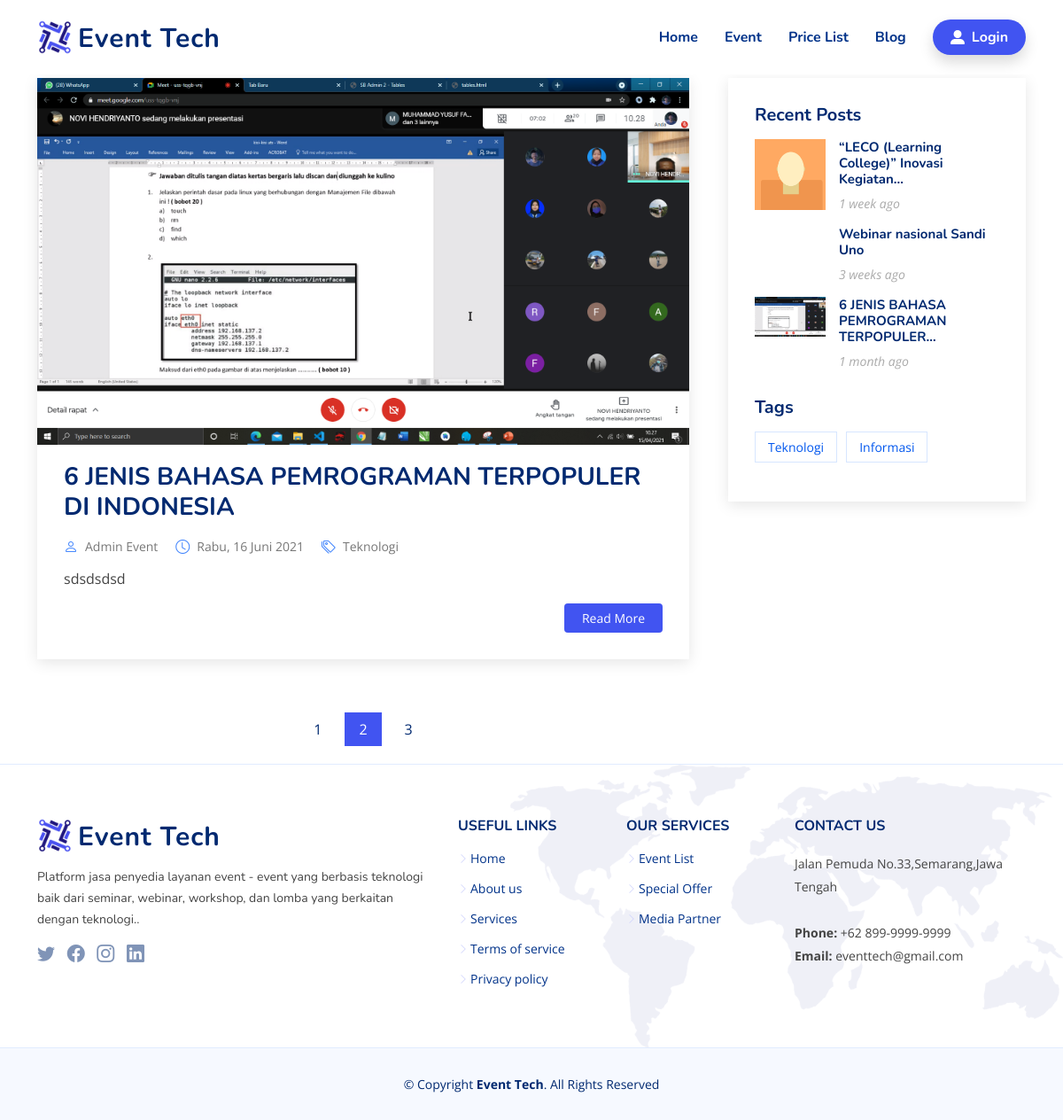
The app's page /website/detail_tag/Teknologi with its own data.
### tables this page shows
CREATE TABLE `blog` (
  `id` int(11) NOT NULL,
  `tag_id` int(11) NOT NULL,
  `judul` varchar(200) NOT NULL,
  `author` int(11) NOT NULL,
  `slug` varchar(200) NOT NULL,
  `deskripsi` mediumtext NOT NULL,
  `date_created` int(11) NOT NULL,
  `tgl_blog` timestamp NOT NULL DEFAULT current_timestamp() ON UPDATE current_timestamp(),
  `gambar` varchar(128) NOT NULL
);

CREATE TABLE `user` (
  `id` int(11) NOT NULL,
  `name` varchar(128) NOT NULL,
  `email` varchar(128) NOT NULL,
  `telephone` varchar(15) DEFAULT NULL,
  `image` varchar(128) NOT NULL,
  `password` varchar(256) NOT NULL,
  `role_id` int(11) NOT NULL,
  `is_active` int(1) NOT NULL,
  `date_created` int(11) NOT NULL
);

CREATE TABLE `tags` (
  `id` int(11) NOT NULL,
  `tags_name` varchar(100) NOT NULL
);

### application/modules/website/controllers/Website.php (called while the page is built, shortened)
<?php
class Website extends CI_Controller
{
  public function __construct()
  {
    $this->load->model('M_Website', 'website');
  }
  public function detail_tag($id)
  {
    $data['title'] = "Event Tech";
    $data['user'] = $this->db->get_where('user', ['email' =>
    $this->session->userdata('email')])->row_array();
    $data['tags'] = $this->website->getAlltagsBlog()->result_array();
    $data['tagsId'] = $this->website->getTagsId($id);
    $data['recents'] = $this->website->getAllRecentBlog()->result_array();
    $data['detailblog'] = $this->website->getBlogId($id);
    $this->load->view('templates/webs/header', $data);
    $this->load->view('tag_detail');
    $this->load->view('templates/webs/footer');
  }
}

### index.php (called while the page is built, shortened)
<?php
require_once BASEPATH.'core/CodeIgniter.php';

### application/modules/website/models/M_Website.php (called while the page is built, shortened)
<?php
class M_Website extends CI_Model
{
  public function getAllRecentBlog()
  {
    $this->db->select('blog.*, tags.tags_name,user.*');
    $this->db->from('blog');
    $this->db->join('tags', 'blog.tag_id = tags.id');
    $this->db->join('user', 'blog.author = user.id');
    $this->db->order_by('blog.id', 'desc');
    $this->db->limit('3');
    return $this->db->get();
  }
  public function getAlltagsBlog()
  {
    return $this->db->get('tags');
  }
  public function getBlogId($id)
  {
    $this->db->select('blog.*, tags.tags_name,user.*');
    $this->db->from('blog');
    $this->db->join('tags', 'blog.tag_id = tags.id');
    $this->db->join('user', 'blog.author = user.id');
    $this->db->order_by('blog.id', 'desc');
    $this->db->where('blog.slug', $id);
    return $this->db->get()->row_array();
  }
  public function getTagsId($id)
  {
    $this->db->select('blog.*, tags.tags_name,user.*');
    $this->db->from('blog');
    $this->db->join('tags', 'blog.tag_id = tags.id');
    $this->db->join('user', 'blog.author = user.id');
    $this->db->order_by('blog.id', 'desc');
    $this->db->where('tags.tags_name', $id);
    return $this->db->get()->result_array();
  }
}

### application/helpers/eventtech_helper.php (called while the page is built, shortened)
<?php
if (!function_exists('time_ago')) {
    function time_ago($time)
    {
        $periods = array("second", "minute", "hour", "day", "week", "month", "year", "decade");
        $lengths = array("60", "60", "24", "7", "4.35", "12", "10");
        $now = time();
        $difference     = $now - $time;
        for ($j = 0; $difference >= $lengths[$j] && $j < count($lengths) - 1; $j++) {
            $difference /= $lengths[$j];
        }
        $difference = round($difference);
        if ($difference != 1) {
            $periods[$j] .= "s";
        }
        return "$difference $periods[$j] ago ";
    }
}
if (!function_exists('format_indo')) {
    function format_indo($date)
    {
        $Hari = array("Minggu", "Senin", "Selasa", "Rabu", "Kamis", "Jumat", "Sabtu");
        $Bulan = array("Januari", "Februari", "Maret", "April", "Mei", "Juni", "Juli", "Agustus", "September", "Oktober", "November", "Desember");
        $tahun = substr($date, 0, 4);
        $bulan = substr($date, 5, 2);
        $tgl = substr($date, 8, 2);
        $hari = date("w", strtotime($date));
        $result = $Hari[$hari] . ", " . $tgl . " " . $Bulan[(int)$bulan - 1] . " " . $tahun . " ";
        return $result;
    }
}

### application/modules/website/views/tag_detail.php (the view)
<main id="main">
  <section id="blog" class="blog mt-5">
    <div class="container" data-aos="fade-up">
      <div class="row">
        <div class="col-lg-8 entries">
          <?php foreach ($tagsId as $b) : ?>
            <article class="entry">
              <div class="entry-img">
                <img src="<?= base_url('assets/images/blog/' . $b['gambar']) ?>" alt="" class="img-fluid">
              </div>
              <h2 class="entry-title">
                <a href="<?= base_url('website/detail_blog/' . $b['id']) ?>"><?= $b['judul'] ?></a>
              </h2>
              <div class="entry-meta">
                <ul>
                  <li class="d-flex align-items-center"><i class="bi bi-person"></i> <a href="blog-single.html"><?= $b['name'] ?></a></li>
                  <li class="d-flex align-items-center"><i class="bi bi-clock"></i> <a href="blog-single.html">
                      <?php
                      $time = $b['tgl_blog'];
                      echo format_indo($time);
                      ?></a>
                  </li>
                  <li class="d-flex align-items-center"><i class="bi bi-tags"></i><a href="#"><?= $b['tags_name'] ?></a></li>
                </ul>
              </div>
              <div class="entry-content">
                <p>
                  <?= word_limiter($b['deskripsi'], 25)  ?>
                </p>
                <div class="read-more">
                  <a href="<?= base_url('website/detail_blog/' . $b['slug']) ?>">Read More</a>
                </div>
              </div>
            </article>
          <?php endforeach; ?>
          <div class="blog-pagination">
            <ul class="justify-content-center">
              <li><a href="#">1</a></li>
              <li class="active"><a href="#">2</a></li>
              <li><a href="#">3</a></li>
            </ul>
          </div>
        </div>
        <div class="col-lg-4">
          <div class="sidebar">
            <h3 class="sidebar-title">Recent Posts</h3>
            <div class="sidebar-item recent-posts">
              <?php foreach ($recents as $r) : ?>
                <div class="post-item clearfix">
                  <img src="<?= base_url('assets/images/blog/' . $r['gambar']) ?>" alt="">
                  <h4><a href="<?= base_url('website/detail_blog/' . $r['slug']) ?>"><?= word_limiter($r['judul'], 5)  ?></a></h4>
                  <time datetime="2020-01-01"> <?php
                                                $time = $r['tgl_blog'];
                                                echo time_ago(strtotime($time));
                                                ?></time>
                </div>
              <?php endforeach; ?>
            </div>
            <h3 class="sidebar-title">Tags</h3>
            <div class="sidebar-item tags">
              <ul>
                <?php foreach ($tags as $ta) : ?>
                  <li><a href="<?= base_url('website/detail_tag/' . $ta['tags_name']) ?>"><?= $ta['tags_name'] ?></a></li>
                <?php endforeach; ?>
              </ul>
            </div>
          </div>
        </div>
      </div>
    </div>
  </section>
</main>

### assets/website/css/style.css (style rules this page uses)
:root { scroll-behavior: smooth; }
body { font-family: "Open Sans", sans-serif; color: #444444; }
a { color: #4154f1; text-decoration: none; }
h1, h2, h3, h4, h5, h6 { font-family: "Nunito", sans-serif; }
section { padding: 60px 0; overflow: hidden; }
.blog { padding: 40px 0 20px 0; }
.blog .entry { padding: 30px; margin-bottom: 60px; box-shadow: 0 4px 16px rgba(0, 0, 0, 0.1); }
.blog .entry .entry-img { max-height: 440px; margin: -30px -30px 20px -30px; overflow: hidden; }
.blog .entry .entry-title { font-size: 28px; font-weight: bold; padding: 0; margin: 0 0 20px 0; }
.blog .entry .entry-title a { color: #012970; transition: 0.3s; }
.blog .entry .entry-meta { margin-bottom: 15px; color: #4084fd; }
.blog .entry .entry-meta ul { display: flex; flex-wrap: wrap; list-style: none; align-items: center; padding: 0; margin: 0; }
.blog .entry .entry-meta ul li + li { padding-left: 20px; }
.blog .entry .entry-meta i { font-size: 16px; margin-right: 8px; line-height: 0; }
.blog .entry .entry-meta a { color: #777777; font-size: 14px; display: inline-block; line-height: 1; }
.blog .entry .entry-content p { line-height: 24px; }
.blog .entry .entry-content .read-more { -moz-text-align-last: right; text-align-last: right; }
.blog .entry .entry-content .read-more a { display: inline-block; background: #4154f1; color: #fff; padding: 6px 20px; transition: 0.3s; font-size: 14px; border-radius: 4px; }
.blog .blog-pagination { color: #024ed5; }
.blog .blog-pagination ul { display: flex; padding: 0; margin: 0; list-style: none; }
.blog .blog-pagination li { margin: 0 5px; transition: 0.3s; }
.blog .blog-pagination li a { color: #012970; padding: 7px 16px; display: flex; align-items: center; justify-content: center; }
.blog .blog-pagination li.active, .blog .blog-pagination li:hover { background: #4154f1; }
.blog .blog-pagination li.active a, .blog .blog-pagination li:hover a { color: #fff; }
.blog .sidebar { padding: 30px; margin: 0 0 60px 20px; box-shadow: 0 4px 16px rgba(0, 0, 0, 0.1); }
.blog .sidebar .sidebar-title { font-size: 20px; font-weight: 700; padding: 0 0 0 0; margin: 0 0 15px 0; color: #012970; position: relative; }
.blog .sidebar .sidebar-item { margin-bottom: 30px; }
.blog .sidebar .recent-posts .post-item + .post-item { margin-top: 15px; }
.blog .sidebar .recent-posts img { width: 80px; float: left; }
.blog .sidebar .recent-posts h4 { font-size: 15px; margin-left: 95px; font-weight: bold; }
.blog .sidebar .recent-posts h4 a { color: #012970; transition: 0.3s; }
.blog .sidebar .recent-posts time { display: block; margin-left: 95px; font-style: italic; font-size: 14px; color: #aaaaaa; }
.blog .sidebar .tags { margin-bottom: -10px; }
.blog .sidebar .tags ul { list-style: none; padding: 0; }
.blog .sidebar .tags ul li { display: inline-block; }
.blog .sidebar .tags ul a { color: #0257ee; font-size: 14px; padding: 6px 14px; margin: 0 6px 8px 0; border: 1px solid #d7e6ff; display: inline-block; transition: 0.3s; }

### records on screen
blog: gambar (picture), judul "6 JENIS BAHASA PEMROGRAMAN TERPOPULER DI INDONESIA", user.name "Admin Event", tgl_blog "Rabu, 16 Juni 2021", tag.tags_name "Teknologi", deskripsi "sdsdsdsd", judul "6 JENIS BAHASA PEMROGRAMAN TERPOPULER…", tgl_blog "1 month ago"
blog: gambar (picture), judul "“LECO (Learning College)” Inovasi Kegiatan…", tgl_blog "1 week ago"
blog: judul "Webinar nasional Sandi Uno", tgl_blog "3 weeks ago"
tags: tags_name "Teknologi"
tags: tags_name "Informasi"
